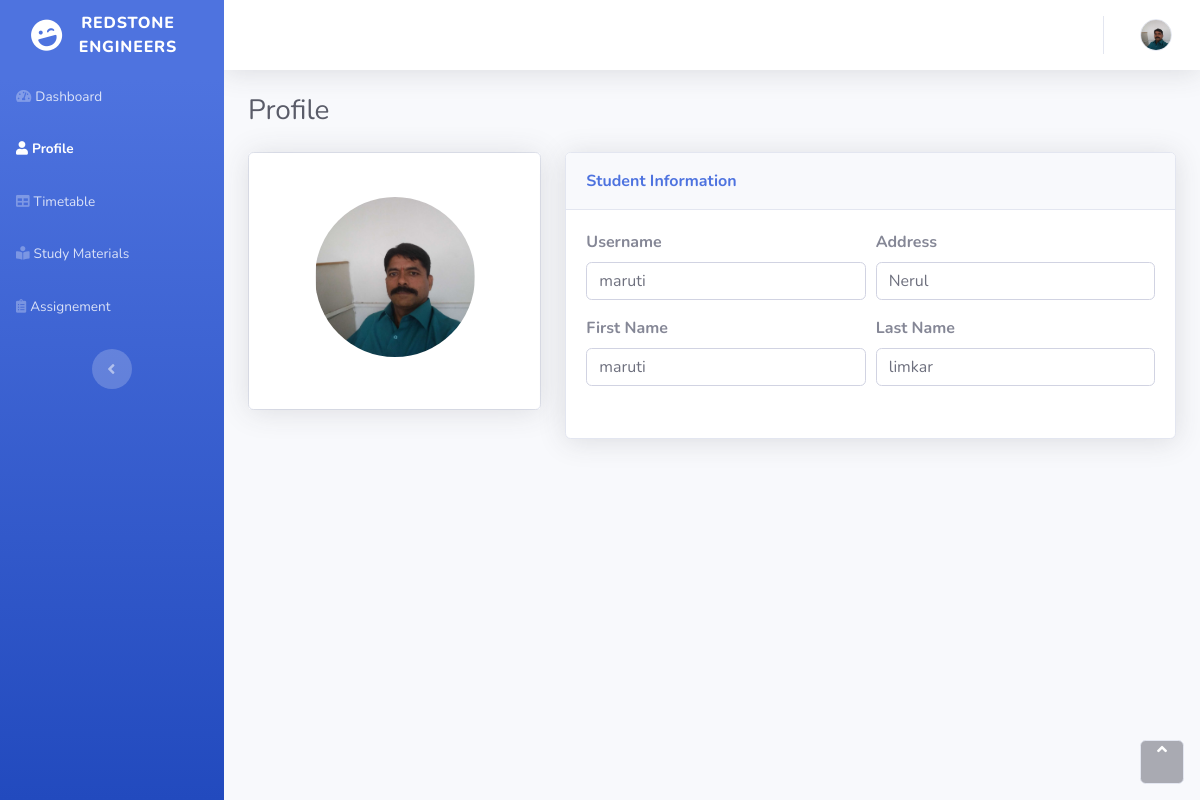
Screenshot of /Staff_profile/ (signed in) with the database file from the repository.
### NotAgain/models.py (models this page shows)
class Staffs(models.Model):
    id = models.AutoField(primary_key=True)
    profile_pic = models.ImageField(upload_to = 'staff_profile_img')
    admin = models.OneToOneField(CustomUser, on_delete=models.CASCADE)
    address = models.TextField()
    created_at = models.DateTimeField(auto_now_add=True)
    updated_at = models.DateTimeField(auto_now_add=True)
    objects = models.Manager()

class CustomUser(AbstractUser):
    user_type_data = ((1, "HOD"), (2, "Staff"), (3, "Student"))
    user_type = models.CharField(default=1, choices=user_type_data, max_length=10)

### NotAgain/staffviews.py (the view)
# urls.py: path('Staff_profile/', staffviews.Profile),
def Profile(request):
    if request.user != None:
        if request.user.user_type == '2':
            id = request.user.id
            data = Staffs.objects.get(admin_id=id)
            context = {
                'data':data
            }
            return render(request, 'staff_profile.html', context)

### templates/staff_profile.html (shortened to what this page needs)
<html>
{% load static %}
<head>
    <link rel="stylesheet" href="{% static '/bootstrap/css/bootstrap.css' %}">
    <link rel="stylesheet" href="https://use.fontawesome.com/releases/v5.12.0/css/all.css">
</head>
<body id="page-top">
    <div id="wrapper">
        <nav class="navbar navbar-dark align-items-start sidebar sidebar-dark accordion bg-gradient-primary p-0"
            style="background-color: #7b68ee;">
            <div class="container-fluid d-flex flex-column p-0">
                <a class="navbar-Brand d-flex justify-content-center align-items-center sidebar-Brand m-0" href="#">
                    <div class="sidebar-Brand-icon rotate-n-15"><i class="fas fa-laugh-wink"></i></div>
                    <div class="sidebar-Brand-text mx-3"><span>Redstone<br> Engineers</span></div>
                </a>
                <ul class="nav navbar-nav text-light" id="accordionSidebar">
                    <li class="nav-item" role="presentation"><a class="nav-link " href="/Staff_Dashboard/"><i
                                class="fas fa-tachometer-alt"></i><span>Dashboard</span></a></li>
                    <li class="nav-item" role="presentation"><a class="nav-link active" href="/Staff_profile/"><i
                                class="fas fa-user"></i><span>Profile</span></a></li>
                    <li class="nav-item" role="presentation"><a class="nav-link " href="/Staff_TT/"><i
                                class="fas fa-table"></i><span>Timetable<span></a></li>
                    <li class="nav-item" role="presentation"><a class="nav-link " href="/Staff_Study_material/"><i
                                class="fas fa-book-reader"></i><span>Study Materials<span></a></li>
                    <li class="nav-item" role="presentation"><a class="nav-link" href="/Staff_Assignment/"><i
                                class="fas fa-clipboard-list"></i><span>Assignement<span></a></li>
                </ul>
                <div class="text-center d-none d-md-inline"><button class="btn rounded-circle border-0"
                        id="sidebarToggle" type="button"></button></div>
            </div>
        </nav>
        <div class="d-flex flex-column" id="content-wrapper">
            <div id="content">
                <nav class="navbar navbar-light navbar-expand bg-white shadow mb-4 topbar static-top">
                    <div class="container-fluid">
                        <ul class="nav navbar-nav flex-nowrap ml-auto">
                            <li class="nav-item dropdown no-arrow" role="presentation">
                                <div class="nav-item dropdown no-arrow"><a class="dropdown-toggle nav-link"
                                        data-toggle="dropdown" aria-expanded="false" href="#"><img
                                            class="border rounded-circle img-profile" src="{{ data.profile_pic}}"></a>
                                </div>
                            </li>
                        </ul>
                    </div>
                </nav>
                <div class="container-fluid">
                    <h3 class="text-dark mb-4">Profile</h3>
                    <div class="row mb-3">
                        <div class="col-lg-4">
                            <div class="card mb-3">
                                <div class="card-body text-center shadow"><img class="rounded-circle mb-3 mt-4"
                                        src="{{ data.profile_pic }}" width="160" height="160">
                                </div>
                            </div>
                        </div>
                        <div class="col-lg-8">
                            <div class="row">
                                <div class="col">
                                    <div class="card shadow mb-3">
                                        <div class="card-header py-3">
                                            <p class="text-primary m-0 font-weight-bold">Student Information</p>
                                        </div>
                                        <div class="card-body">
                                            <form>
                                                <div class="form-row">
                                                    <div class="col">
                                                        <div class="form-group"><label
                                                                for="username"><strong>Username</strong></label>
                                                            <h4 class="form-control">{{ data.admin.username }}</h4>
                                                        </div>
                                                    </div>
                                                    <div class="col">
                                                        <div class="form-group"><label for="address"><strong>
                                                                    Address</strong></label>
                                                            <h4 class="form-control">{{ data.address }}</h4>
                                                        </div>
                                                    </div>
                                                </div>
                                                <div class="form-row">
                                                    <div class="col">
                                                        <div class="form-group"><label for="first_name"><strong>First
                                                                    Name</strong></label>
                                                            <h4 class="form-control">{{ data.admin.first_name }}</h4>
                                                        </div>
                                                    </div>
                                                    <div class="col">
                                                        <div class="form-group"><label for="last_name"><strong>Last
                                                                    Name</strong></label>
                                                            <h4 class="form-control">{{ data.admin.last_name }}</h4>
                                                        </div>
                                                    </div>
                                                </div>
                                            </form>
                                        </div>
                                    </div>
                                </div>
                            </div>
                        </div>
                    </div>
                </div>
            </div>
        </div><a class="border rounded d-inline scroll-to-top" href="#page-top"><i class="fas fa-angle-up"></i></a>
    </div>
</body>
</html>

### rows the page displays
Staffs: admin.username "maruti", address "Nerul", admin.first_name "maruti", admin.last_name "limkar"
